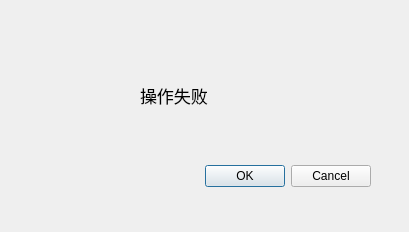
<?xml version="1.0" encoding="UTF-8"?>
<ui version="4.0">
 <class>fail</class>
 <widget class="QDialog" name="fail">
  <property name="geometry">
   <rect>
    <x>0</x>
    <y>0</y>
    <width>409</width>
    <height>232</height>
   </rect>
  </property>
  <property name="windowTitle">
   <string>Dialog</string>
  </property>
  <widget class="QDialogButtonBox" name="buttonBox">
   <property name="geometry">
    <rect>
     <x>30</x>
     <y>160</y>
     <width>341</width>
     <height>32</height>
    </rect>
   </property>
   <property name="orientation">
    <enum>Qt::Horizontal</enum>
   </property>
   <property name="standardButtons">
    <set>QDialogButtonBox::Cancel|QDialogButtonBox::Ok</set>
   </property>
  </widget>
  <widget class="QLabel" name="label">
   <property name="geometry">
    <rect>
     <x>140</x>
     <y>70</y>
     <width>91</width>
     <height>51</height>
    </rect>
   </property>
   <property name="font">
    <font>
     <pointsize>13</pointsize>
    </font>
   </property>
   <property name="text">
    <string>操作失败</string>
   </property>
  </widget>
 </widget>
 <resources/>
 <connections>
  <connection>
   <sender>buttonBox</sender>
   <signal>accepted()</signal>
   <receiver>fail</receiver>
   <slot>accept()</slot>
   <hints>
    <hint type="sourcelabel">
     <x>248</x>
     <y>254</y>
    </hint>
    <hint type="destinationlabel">
     <x>157</x>
     <y>274</y>
    </hint>
   </hints>
  </connection>
  <connection>
   <sender>buttonBox</sender>
   <signal>rejected()</signal>
   <receiver>fail</receiver>
   <slot>reject()</slot>
   <hints>
    <hint type="sourcelabel">
     <x>316</x>
     <y>260</y>
    </hint>
    <hint type="destinationlabel">
     <x>286</x>
     <y>274</y>
    </hint>
   </hints>
  </connection>
 </connections>
</ui>
